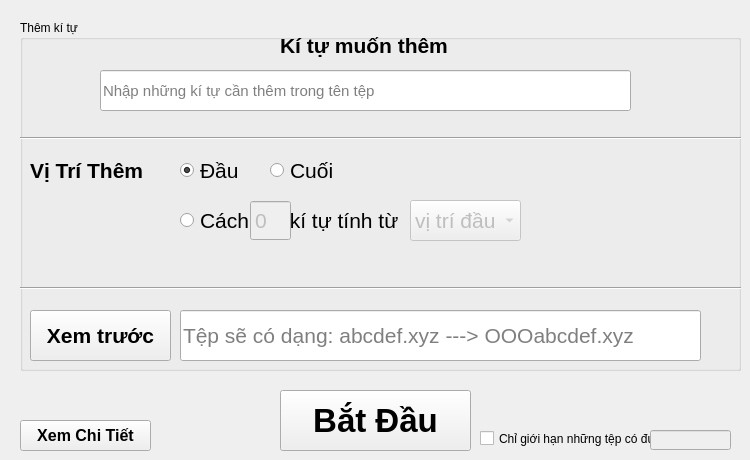
    <widget class="QWidget" name="tab_3">
     <attribute name="title">
      <string>Thêm kí tự đặc trưng cho tệp</string>
     </attribute>
     <widget class="QPushButton" name="pushButton_them">
      <property name="geometry">
       <rect>
        <x>280</x>
        <y>390</y>
        <width>191</width>
        <height>61</height>
       </rect>
      </property>
      <property name="font">
       <font>
        <pointsize>25</pointsize>
        <weight>75</weight>
        <bold>true</bold>
       </font>
      </property>
      <property name="text">
       <string>Bắt Đầu</string>
      </property>
     </widget>
     <widget class="QGroupBox" name="groupBox_2">
      <property name="geometry">
       <rect>
        <x>20</x>
        <y>20</y>
        <width>721</width>
        <height>351</height>
       </rect>
      </property>
      <property name="autoFillBackground">
       <bool>true</bool>
      </property>
      <property name="title">
       <string>Thêm kí tự</string>
      </property>
      <widget class="QLabel" name="label_9">
       <property name="geometry">
        <rect>
         <x>10</x>
         <y>120</y>
         <width>191</width>
         <height>61</height>
        </rect>
       </property>
       <property name="font">
        <font>
         <pointsize>16</pointsize>
         <weight>75</weight>
         <bold>true</bold>
        </font>
       </property>
       <property name="text">
        <string>Vị Trí Thêm</string>
       </property>
      </widget>
      <widget class="QLineEdit" name="lineEdit_them_kitu">
       <property name="geometry">
        <rect>
         <x>80</x>
         <y>50</y>
         <width>531</width>
         <height>41</height>
        </rect>
       </property>
       <property name="font">
        <font>
         <pointsize>11</pointsize>
        </font>
       </property>
       <property name="maxLength">
        <number>255</number>
       </property>
       <property name="readOnly">
        <bool>false</bool>
       </property>
       <property name="placeholderText">
        <string>Nhập những kí tự cần thêm trong tên tệp</string>
       </property>
       <property name="clearButtonEnabled">
        <bool>true</bool>
       </property>
      </widget>
      <widget class="QRadioButton" name="radioButton_them_dau">
       <property name="geometry">
        <rect>
         <x>160</x>
         <y>130</y>
         <width>121</width>
         <height>41</height>
        </rect>
       </property>
       <property name="font">
        <font>
         <pointsize>16</pointsize>
        </font>
       </property>
       <property name="text">
        <string>Đầu</string>
       </property>
       <property name="checked">
        <bool>true</bool>
       </property>
       <property name="autoRepeatDelay">
        <number>300</number>
       </property>
       <property name="autoRepeatInterval">
        <number>100</number>
       </property>
      </widget>
      <widget class="QRadioButton" name="radioButton_them_cuoi">
       <property name="geometry">
        <rect>
         <x>250</x>
         <y>130</y>
         <width>121</width>
         <height>41</height>
        </rect>
       </property>
       <property name="font">
        <font>
         <pointsize>16</pointsize>
        </font>
       </property>
       <property name="text">
        <string>Cuối</string>
       </property>
       <property name="autoRepeatDelay">
        <number>300</number>
       </property>
      </widget>
      <widget class="Line" name="line_6">
       <property name="geometry">
        <rect>
         <x>0</x>
         <y>110</y>
         <width>771</width>
         <height>16</height>
        </rect>
       </property>
       <property name="orientation">
        <enum>Qt::Horizontal</enum>
       </property>
      </widget>
      <widget class="QLineEdit" name="lineEdit_them_xemtruoc">
       <property name="geometry">
        <rect>
         <x>160</x>
         <y>290</y>
         <width>521</width>
         <height>51</height>
        </rect>
       </property>
       <property name="font">
        <font>
         <pointsize>16</pointsize>
        </font>
       </property>
       <property name="text">
        <string/>
       </property>
       <property name="frame">
        <bool>true</bool>
       </property>
       <property name="readOnly">
        <bool>true</bool>
       </property>
       <property name="placeholderText">
        <string>Tệp sẽ có dạng: abcdef.xyz ---&gt; OOOabcdef.xyz</string>
       </property>
      </widget>
      <widget class="QSpinBox" name="spinBox_them_tuychinh">
       <property name="enabled">
        <bool>false</bool>
       </property>
       <property name="geometry">
        <rect>
         <x>230</x>
         <y>180</y>
         <width>41</width>
         <height>41</height>
        </rect>
       </property>
       <property name="font">
        <font>
         <pointsize>16</pointsize>
         <weight>50</weight>
         <bold>false</bold>
        </font>
       </property>
       <property name="acceptDrops">
        <bool>false</bool>
       </property>
       <property name="buttonSymbols">
        <enum>QAbstractSpinBox::NoButtons</enum>
       </property>
      </widget>
      <widget class="QLabel" name="label_8">
       <property name="geometry">
        <rect>
         <x>260</x>
         <y>0</y>
         <width>191</width>
         <height>51</height>
        </rect>
       </property>
       <property name="font">
        <font>
         <pointsize>16</pointsize>
         <weight>75</weight>
         <bold>true</bold>
        </font>
       </property>
       <property name="text">
        <string>Kí tự muốn thêm</string>
       </property>
      </widget>
      <widget class="QRadioButton" name="radioButton_them_tuychinh">
       <property name="geometry">
        <rect>
         <x>160</x>
         <y>180</y>
         <width>521</width>
         <height>41</height>
        </rect>
       </property>
       <property name="font">
        <font>
         <pointsize>16</pointsize>
        </font>
       </property>
       <property name="text">
        <string>Cách       kí tự tính từ</string>
       </property>
       <property name="autoRepeatDelay">
        <number>300</number>
       </property>
      </widget>
      <widget class="QComboBox" name="comboBox_them_tuychinh">
       <property name="enabled">
        <bool>false</bool>
       </property>
       <property name="geometry">
        <rect>
         <x>390</x>
         <y>180</y>
         <width>111</width>
         <height>41</height>
        </rect>
       </property>
       <property name="font">
        <font>
         <pointsize>16</pointsize>
        </font>
       </property>
       <item>
        <property name="text">
         <string>vị trí đầu</string>
        </property>
       </item>
       <item>
        <property name="text">
         <string>vị trí cuối</string>
        </property>
       </item>
      </widget>
      <widget class="Line" name="line_12">
       <property name="geometry">
        <rect>
         <x>-10</x>
         <y>260</y>
         <width>771</width>
         <height>16</height>
        </rect>
       </property>
       <property name="orientation">
        <enum>Qt::Horizontal</enum>
       </property>
      </widget>
      <widget class="QPushButton" name="pushButton_them_xemtruoc">
       <property name="geometry">
        <rect>
         <x>10</x>
         <y>290</y>
         <width>141</width>
         <height>51</height>
        </rect>
       </property>
       <property name="font">
        <font>
         <pointsize>16</pointsize>
         <weight>75</weight>
         <bold>true</bold>
        </font>
       </property>
       <property name="text">
        <string>Xem trước</string>
       </property>
      </widget>
      <zorder>radioButton_them_tuychinh</zorder>
      <zorder>label_9</zorder>
      <zorder>lineEdit_them_kitu</zorder>
      <zorder>radioButton_them_dau</zorder>
      <zorder>radioButton_them_cuoi</zorder>
      <zorder>line_6</zorder>
      <zorder>lineEdit_them_xemtruoc</zorder>
      <zorder>spinBox_them_tuychinh</zorder>
      <zorder>label_8</zorder>
      <zorder>comboBox_them_tuychinh</zorder>
      <zorder>line_12</zorder>
      <zorder>pushButton_them_xemtruoc</zorder>
     </widget>
     <widget class="QLineEdit" name="lineEdit_them_gioihan">
      <property name="enabled">
       <bool>false</bool>
      </property>
      <property name="geometry">
       <rect>
        <x>650</x>
        <y>430</y>
        <width>81</width>
        <height>20</height>
       </rect>
      </property>
     </widget>
     <widget class="QCheckBox" name="checkBox_them_gioihan">
      <property name="geometry">
       <rect>
        <x>480</x>
        <y>430</y>
        <width>261</width>
        <height>17</height>
       </rect>
      </property>
      <property name="text">
       <string>Chỉ giới hạn những tệp có đuôi</string>
      </property>
     </widget>
     <widget class="QPushButton" name="pushButton_them_chitiet">
      <property name="geometry">
       <rect>
        <x>20</x>
        <y>420</y>
        <width>131</width>
        <height>31</height>
       </rect>
      </property>
      <property name="font">
       <font>
        <pointsize>12</pointsize>
        <weight>75</weight>
        <bold>true</bold>
       </font>
      </property>
      <property name="text">
       <string>Xem Chi Tiết</string>
      </property>
     </widget>
     <zorder>checkBox_them_gioihan</zorder>
     <zorder>pushButton_them</zorder>
     <zorder>groupBox_2</zorder>
     <zorder>lineEdit_them_gioihan</zorder>
     <zorder>pushButton_them_chitiet</zorder>
    </widget>
